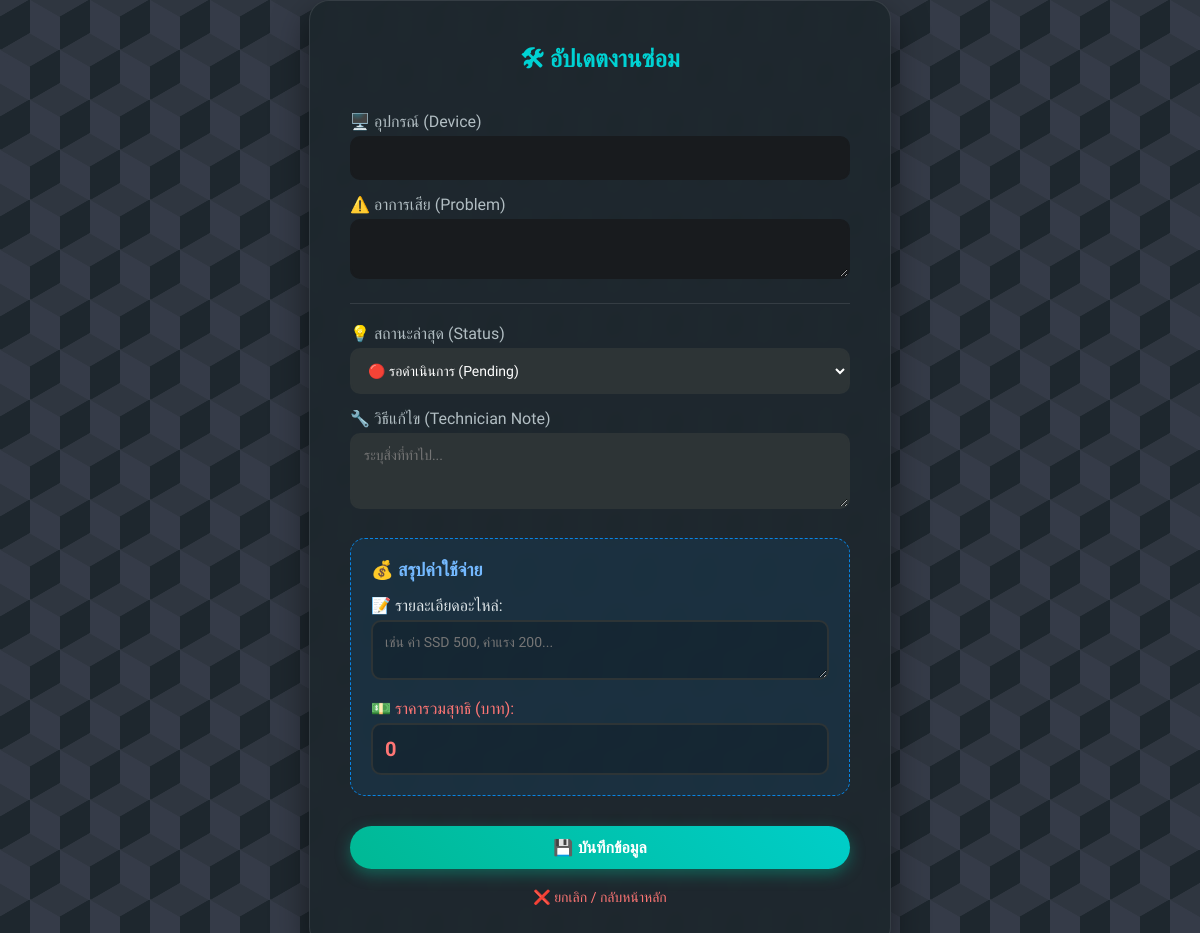
/update/4 (signed in), run on an earlier commit of the app's database.
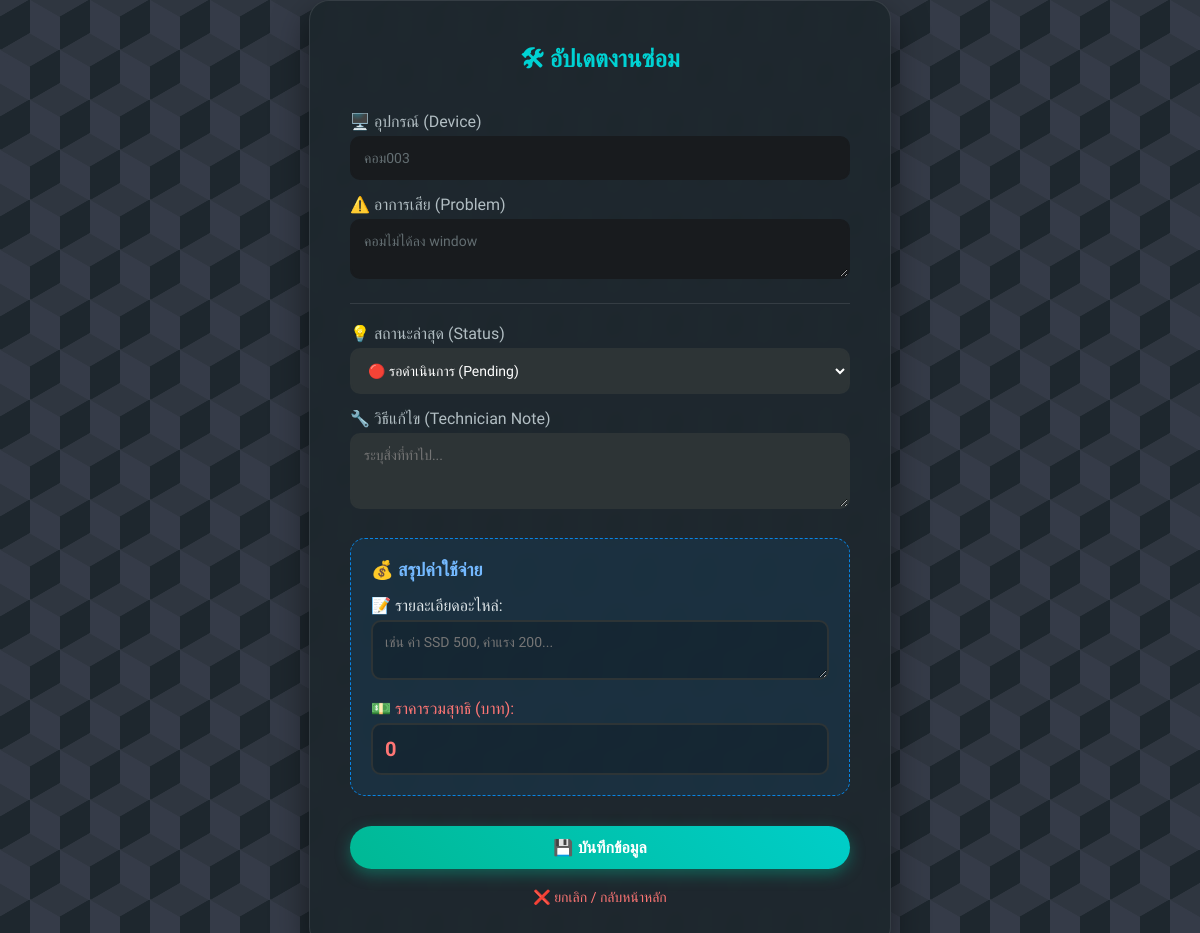
And on a later commit of the database.
### tables this page shows
CREATE TABLE repairs (
    repair_id INTEGER PRIMARY KEY AUTOINCREMENT,
    user_id INTEGER NOT NULL,
    reporter_name TEXT, 
    device_name TEXT NOT NULL,
    problem_detail TEXT NOT NULL,
    location TEXT NOT NULL,
    status TEXT DEFAULT 'Pending',
    report_date TIMESTAMP DEFAULT CURRENT_TIMESTAMP,
    technician_note TEXT,
    spare_parts TEXT, 
    cost INTEGER DEFAULT 0,
    payment_status TEXT DEFAULT 'Unpaid',
    payment_slip TEXT,
    FOREIGN KEY (user_id) REFERENCES users (user_id)
);

### app.py (the view, shortened to what this page needs)
@app.route('/update/<int:repair_id>', methods=['GET', 'POST'])
def update_repair(repair_id):
    if session.get('role') != 'admin': return redirect(url_for('login'))
    conn = get_db_connection()
    repair = conn.execute('SELECT * FROM repairs WHERE repair_id = ?', (repair_id,)).fetchone()
    conn.close()
    return render_template('update_repair.html', repair=repair)

### app.py (called while the page is built)
def get_db_connection():
    conn = sqlite3.connect('maintenance.db')
    conn.row_factory = sqlite3.Row
    return conn

### templates/update_repair.html (shortened to what this page needs)
<!DOCTYPE html>
<html lang="th">
<head>
    <link rel="stylesheet" href="{{ url_for('static', filename='style.css') }}">
</head>
<body>
    <div class="update-box">
        <h1>🛠 อัปเดตงานซ่อม</h1>
        <form method="POST">
            <label>🖥️ อุปกรณ์ (Device)</label>
            <input type="text" value="{{ repair['device_name'] }}" class="readonly" readonly>
            <label>⚠️ อาการเสีย (Problem)</label>
            <textarea rows="2" class="readonly" readonly>{{ repair['problem_detail'] }}</textarea>
            <div style="margin: 20px 0; border-top: 1px solid rgba(255,255,255,0.1);"></div>
            <label>💡 สถานะล่าสุด (Status)</label>
            <select name="status">
                <option value="Pending" {% if repair['status'] == 'Pending' %}selected{% endif %}>🔴 รอดำเนินการ (Pending)</option>
            </select>
            <label>🔧 วิธีแก้ไข (Technician Note)</label>
            <textarea name="technician_note" rows="3" placeholder="ระบุสิ่งที่ทำไป...">{{ repair['technician_note'] or '' }}</textarea>
            <div class="cost-section">
                <div class="cost-label">💰 สรุปค่าใช้จ่าย</div>
                <label style="color: #dfe6e9;">📝 รายละเอียดอะไหล่:</label>
                <textarea name="spare_parts" rows="2" placeholder="เช่น ค่า SSD 500, ค่าแรง 200..." style="background: rgba(0,0,0,0.2);">{{ repair['spare_parts'] or '' }}</textarea>
                <label style="color: #ff7675; margin-top: 15px;">💵 ราคารวมสุทธิ (บาท):</label>
                <input type="number" name="cost" placeholder="0" value="{{ repair['cost'] or 0 }}" style="font-size: 20px; font-weight: bold; color: #ff7675; background: rgba(0,0,0,0.2);">
            </div>
            <button type="submit" class="btn-save">💾 บันทึกข้อมูล</button>
        </form>
        <a href="{{ url_for('dashboard') }}" class="back-link">❌ ยกเลิก / กลับหน้าหลัก</a>
    </div>
</body>
</html>

What changed in the data, as far as the page shows it:
added repairs: device_name "คอม003", problem_detail "คอมไม่ได้ลง window", status "🔴 รอดำเนินการ (Pending)", cost "0"
Also different on the page:
form field status: "🔴 รอดำเนินการ (Pending)" → (not shown)
form field cost: "0" → (not shown)
